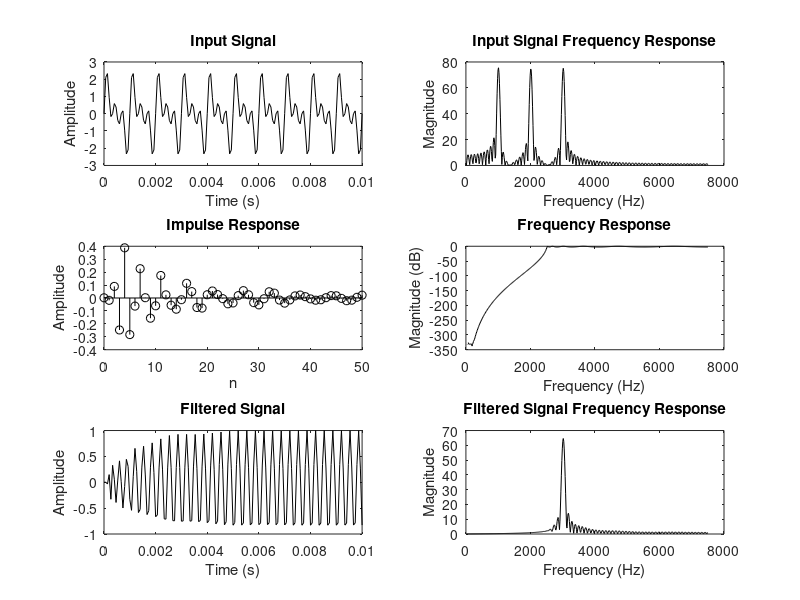

The MATLAB source for this figure: (Note: this script raises an error after producing the figure.)
clc; clear; close all;

F1 = 1000; F2 = 2000; F3 = 3000;
Fsamp = 15000;
t = 0:1/Fsamp:0.01;
x = sin(2*pi*F1*t) + sin(2*pi*F2*t) + sin(2*pi*F3*t);

fft_ord = 1024;
x_fft = fft(x, fft_ord);

Fp = 2500; 
Fs = 2200; 
ap = 2.8; 
as = 50;
wp = 2*Fp/Fsamp;
ws = 2*Fs/Fsamp;
n_range = 0:50;
fr = (1:fft_ord/2) * Fsamp / fft_ord;

% Chebyshev Type I
[N1, wn1] = cheb1ord(wp, ws, ap, as);
[b1, a1] = cheby1(N1, ap, wp, "high");
h1 = impz(b1, a1, length(n_range));
h_freq1 = freqz(b1, a1, fft_ord/2);
y1 = filter(b1, a1, x);
y_fft1 = fft(y1, fft_ord);

figure;
subplot(3,2,1); plot(t, x, 'k'); title('Input Signal'); xlabel('Time (s)'); ylabel('Amplitude');
subplot(3,2,2); plot(fr, abs(x_fft(1:fft_ord/2)), 'k'); title('Input Signal Frequency Response'); xlabel('Frequency (Hz)'); ylabel('Magnitude');
subplot(3,2,3); stem(n_range, h1, 'k'); title('Impulse Response'); xlabel('n'); ylabel('Amplitude');
subplot(3,2,4); plot(fr, 20*log10(abs(h_freq1)), 'k'); title('Frequency Response'); xlabel('Frequency (Hz)'); ylabel('Magnitude (dB)');
subplot(3,2,5); plot(t, y1, 'k'); title('Filtered Signal'); xlabel('Time (s)'); ylabel('Amplitude');
subplot(3,2,6); plot(fr, abs(y_fft1(1:fft_ord/2)), 'k'); title('Filtered Signal Frequency Response'); xlabel('Frequency (Hz)'); ylabel('Magnitude');
sgtitle('CHEBYSHEV TYPE I HIGH PASS FILTER (DIRECT METHOD)');
saveas(gcf, 'chebyshev1_highpass.png');
